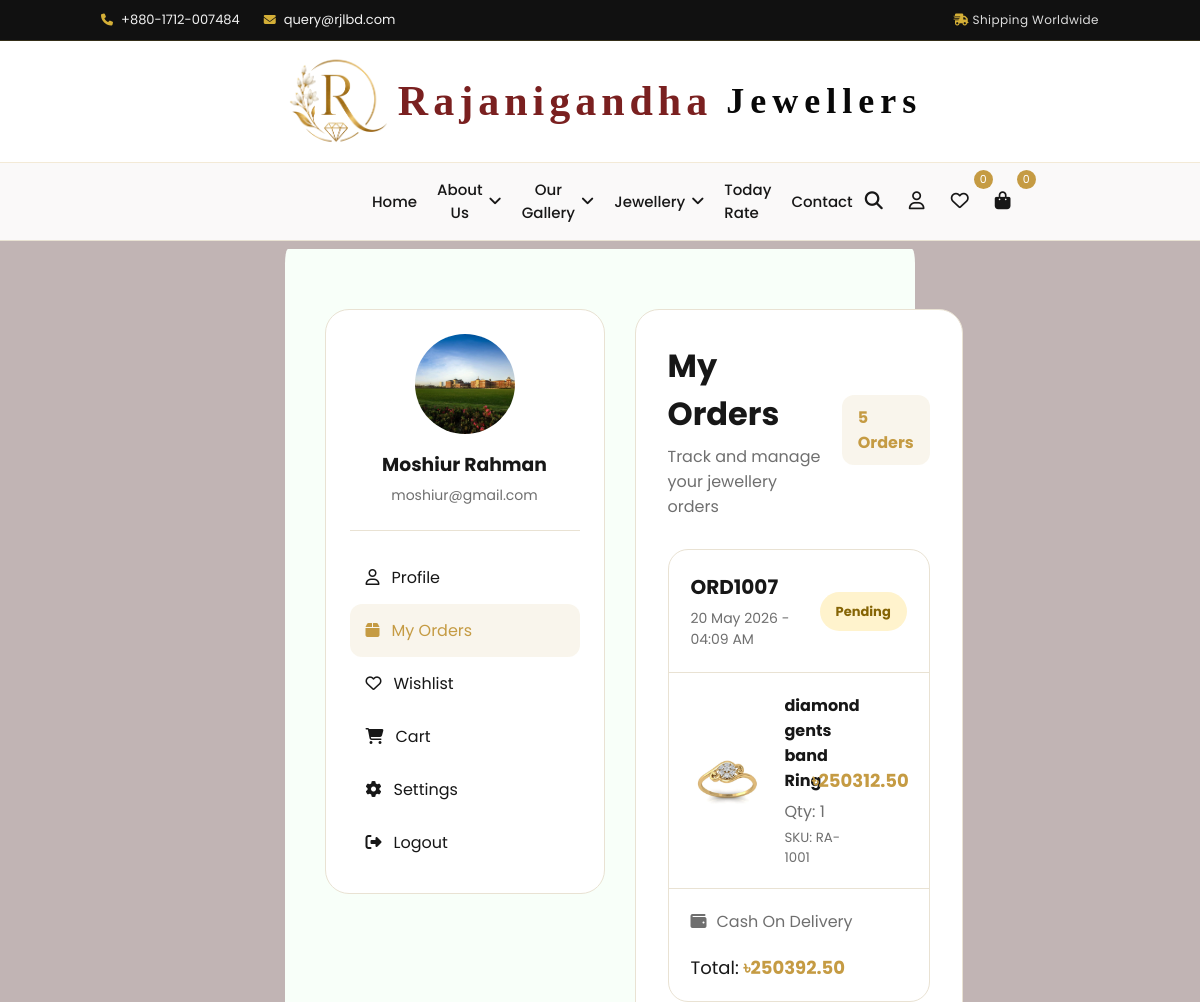
/profile/orders/ (signed in, upper part), run on an earlier commit of the app's database.
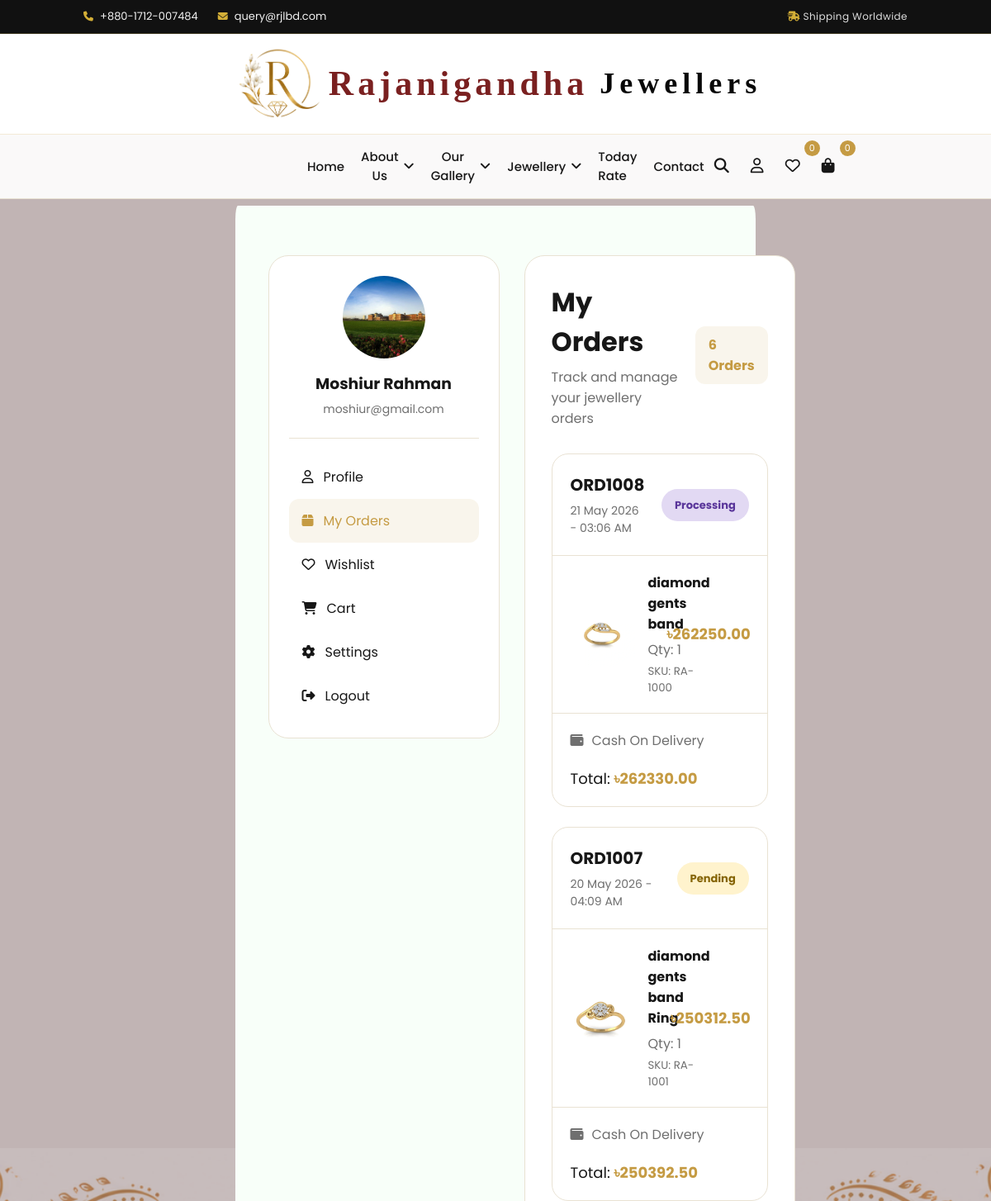
And on a later commit of the database.
### apps/dashboard/models.py (models this page shows, shortened)
class User(AbstractUser):
    username = None
    email = models.EmailField(unique=True)
    USER_TYPES = (
        (1, "admin"),
        (2, "member"),
    )
    user_type = models.IntegerField(choices=USER_TYPES)
    USERNAME_FIELD = "email"
    REQUIRED_FIELDS = []
    objects = UserManager()

### apps/pages/models.py (models this page shows, shortened)
class Profile(models.Model):
    GENDER_CHOICES = (
        (1, "Male"),
        (2, "Female"),
        (3, "Other"),
    )
    user = models.OneToOneField(
        settings.AUTH_USER_MODEL,
        on_delete=models.CASCADE,
        related_name="profile"
    )
    profile_image = models.ImageField(
        upload_to="profiles/",
        blank=True,
        null=True
    )
    phone = models.CharField(
        max_length=20,
        blank=True
    )
    alternate_phone = models.CharField(
        max_length=20,
        blank=True
    )
    gender = models.PositiveIntegerField(
        choices=GENDER_CHOICES,
        blank=True,
        null=True
    )
    date_of_birth = models.DateField(
        blank=True,
        null=True
    )
    address = models.TextField(
        blank=True
    )
    city = models.CharField(
        max_length=100,
        blank=True
    )
    area = models.CharField(
        max_length=100,
        blank=True
    )
    zip_code = models.CharField(
        max_length=20,
        blank=True
    )
    bio = models.TextField(
        blank=True
    )
    created_at = models.DateTimeField(
        auto_now_add=True
    )
    updated_at = models.DateTimeField(
        auto_now=True
    )
    class Meta:
        ordering = ["-id"]

class Order(models.Model):
    ORDER_STATUS = (
        (1, "Pending"),
        (2, "Confirmed"),
        (3, "Processing"),
        (4, "Shipped"),
        (5, "Delivered"),
        (6, "Cancelled"),
    )
    PAYMENT_METHODS = (
        (1, "Cash On Delivery"),
        (2, "bKash"),
        (3, "Nagad"),
        (4, "Card"),
    )
    user = models.ForeignKey(
        settings.AUTH_USER_MODEL,
        on_delete=models.CASCADE,
        related_name="orders"
    )
    order_id = models.CharField(
        max_length=50,
        unique=True,
        blank=True
    )
    full_name = models.CharField(max_length=150)
    phone = models.CharField(max_length=20)
    email = models.EmailField(blank=True)
    city = models.CharField(max_length=100)
    area = models.CharField(max_length=100)
    zip_code = models.CharField(max_length=20, blank=True)
    address = models.TextField()
    delivery_note = models.TextField(blank=True)
    payment_method = models.PositiveIntegerField(
        choices=PAYMENT_METHODS,
        default=1
    )
    subtotal = models.DecimalField(max_digits=12, decimal_places=2, default=0)
    delivery_charge = models.DecimalField(max_digits=12, decimal_places=2, default=0)
    discount_amount = models.DecimalField(max_digits=12, decimal_places=2, default=0)
    total_amount = models.DecimalField(max_digits=12, decimal_places=2, default=0)
    status = models.PositiveIntegerField(
        choices=ORDER_STATUS,
        default=1
    )
    is_paid = models.BooleanField(default=False)
    created_at = models.DateTimeField(auto_now_add=True)
    updated_at = models.DateTimeField(auto_now=True)
    class Meta:
        ordering = ["-id"]

class OrderItem(models.Model):
    order = models.ForeignKey(
        Order,
        on_delete=models.CASCADE,
        related_name="items"
    )
    product = models.ForeignKey(
        Product,
        on_delete=models.CASCADE,
        related_name="order_items"
    )
    product_name = models.CharField(max_length=255)
    product_sku = models.CharField(
        max_length=100,
        blank=True
    )
    product_image = models.ImageField(
        upload_to="orders/products/",
        blank=True,
        null=True
    )
    quantity = models.PositiveIntegerField(default=1)
    weight = models.DecimalField(
        max_digits=10,
        decimal_places=2,
        default=0
    )
    price = models.DecimalField(
        max_digits=12,
        decimal_places=2,
        default=0
    )
    total_price = models.DecimalField(
        max_digits=12,
        decimal_places=2,
        default=0
    )
    created_at = models.DateTimeField(auto_now_add=True)
    class Meta:
        ordering = ["-id"]

### apps/pages/views.py (the view)
# urls.py: path("profile/orders/", views.order_view, name="orders"),
@login_required
def order_view(request):
    if request.user.user_type != 2:
        return redirect("dashboard:home")
    orders = Order.objects.prefetch_related("items").filter(
        user=request.user
    ).order_by("-id")
    return render(request, "pages/order.html", {
        "orders": orders
    })

### apps/pages/templates/pages/order.html (shortened to what this page needs)
{% extends 'base/base.html' %}
{% load static %}
{% block content %}
<div class = "cart_border">
<section class="profile-section">
    <div class="profile-wrapper">
        <aside class="profile-sidebar">
            <div class="profile-user">
                {% if request.user.profile.profile_image %}
                    <img
                        src="{{ request.user.profile.profile_image.url }}"
                        class="profile-avatar-img"
                        alt="{{ request.user.first_name }}"
                    >
                {% else %}
                    <div class="profile-avatar">
                        {{ request.user.first_name|slice:":1" }}
                    </div>
                {% endif %}
                <h3>
                    {{ request.user.first_name }}
                </h3>
                <p>
                    {{ request.user.email }}
                </p>
            </div>
            <div class="profile-menu">
                <a href="{% url 'pages:profile' %}">
                    <i class="fa-regular fa-user"></i>
                    Profile
                </a>
                <a href="{% url 'pages:orders' %}" class="active">
                    <i class="fa-solid fa-box"></i>
                    My Orders
                </a>
                <a href="{% url 'pages:wishlist' %}">
                    <i class="fa-regular fa-heart"></i>
                    Wishlist
                </a>
                <a href="{% url 'pages:cart' %}">
                    <i class="fa-solid fa-cart-shopping"></i>
                    Cart
                </a>
                <a href="{% url 'pages:settings' %}">
                    <i class="fa-solid fa-gear"></i>
                    Settings
                </a>
                <a href="{% url 'dashboard:logout' %}">
                    <i class="fa-solid fa-right-from-bracket"></i>
                    Logout
                </a>
            </div>
        </aside>
        <div class="profile-content">
            <div class="profile-card">
                <div class="profile-card-header order-header">
                    <div>
                        <h2>My Orders</h2>
                        <p>
                            Track and manage your jewellery orders
                        </p>
                    </div>
                    <div class="order-count">
                        {{ orders.count }} Orders
                    </div>
                </div>
                {% if orders %}
                    <div class="orders-wrapper">
                        {% for order in orders %}
                        <div class="order-card">
                            <div class="order-top">
                                <div>
                                    <div class="order-id">
                                        {{ order.order_id }}
                                    </div>
                                    <div class="order-date">
                                        {{ order.created_at|date:"d M Y - h:i A" }}
                                    </div>
                                </div>
                                <div>
                                    {% if order.status == 1 %}
                                        <span class="status pending">
                                            Pending
                                        </span>
                                    {% elif order.status == 2 %}
                                        <span class="status confirmed">
                                            Confirmed
                                        </span>
                                    {% elif order.status == 3 %}
                                        <span class="status processing">
                                            Processing
                                        </span>
                                    {% elif order.status == 4 %}
                                        <span class="status shipped">
                                            Shipped
                                        </span>
                                    {% elif order.status == 5 %}
                                        <span class="status delivered">
                                            Delivered
                                        </span>
                                    {% elif order.status == 6 %}
                                        <span class="status cancelled">
                                            Cancelled
                                        </span>
                                    {% endif %}
                                </div>
                            </div>
                            <div class="order-items">
                                {% for item in order.items.all %}
                                <div class="order-item">
                                    <div class="order-product">
                                        {% if item.product_image %}
                                            <img
                                                src="{{ item.product_image.url }}"
                                                alt="{{ item.product_name }}"
                                            >
                                        {% endif %}
                                        <div>
                                            <h4>
                                                {{ item.product_name }}
                                            </h4>
                                            <span>
                                                Qty: {{ item.quantity }}
                                            </span>
                                            <small>
                                                SKU: {{ item.product_sku }}
                                            </small>
                                        </div>
                                    </div>
                                    <div class="item-price">
                                        ৳{{ item.total_price }}
                                    </div>
                                </div>
                                {% endfor %}
                            </div>
                            <div class="order-footer">
                                <div class="payment-method">
                                    <i class="fa-solid fa-wallet"></i>
                                    {{ order.get_payment_method_display }}
                                </div>
                                <div class="order-total">
                                    Total:
                                    <strong>
                                        ৳{{ order.total_amount }}
                                    </strong>
                                </div>
                            </div>
                        </div>
                        {% endfor %}
                    </div>
                {% endif %}
            </div>
        </div>
    </div>
</section>
</div>
{% endblock %}

What changed in the data, as far as the page shows it:
added Order: order_id "ORD1008", created_at "21 May 2026 - 03:06 AM", status "Processing", payment_method "Cash On Delivery", total_amount "262330.00"
added OrderItem: product_image (picture), product_name "diamond gents band", quantity "1", product_sku "RA-1000", total_price "262250.00", shown under "ORD1008"
Also different on the page:
{{ orders.count }}: "5" → "6"
